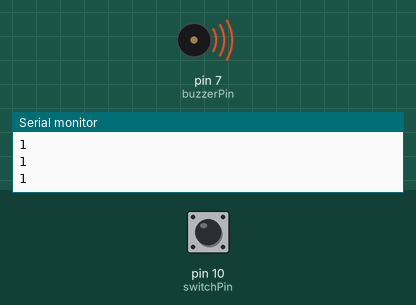
A sketch run on a simulated Arduino Uno, built with avr-gcc and run on an emulated ATmega328P. Parts: buzzer (waves = sounding, pin HIGH), the last lines printed to the serial monitor. The test bench sets the inputs (shaded band); at power-on: pin 10 (switchPin) HIGH.

Above: at 2.8 s.
2.9 s: pin 10 (switchPin) pulled LOW for 1.2 s
At 3.7 s:
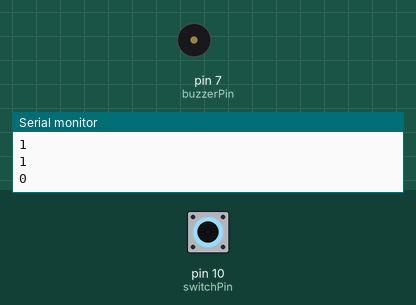
6.5 s: pin 10 (switchPin) pulled LOW for 3.2 s
At 10.3 s:
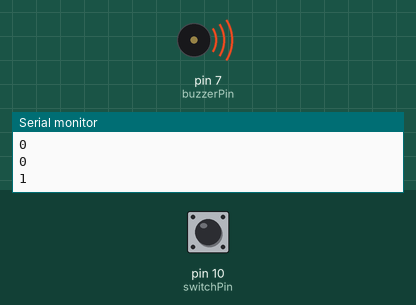
Timing chart, 0 to 11.8 s (numbered marks = the images above; inputs shaded):
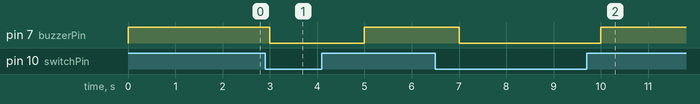

Measured:
- after the input at 2.9 s, pin 7 (buzzerPin): HIGH → LOW after 0.10 s, → HIGH 2.0 s later
- after the input at 6.5 s, pin 7 (buzzerPin): HIGH → LOW after 0.50 s, → HIGH 3.0 s later

The sketch:

pullupswitch.ino
```cpp
//switch one pin connected to ground and other to the switchPin
const int switchPin = 10;
const int buzzerPin = 7;

void setup(){
    pinMode( buzzerPin, OUTPUT );
    pinMode( switchPin, INPUT_PULLUP );
    Serial.begin( 9600 );
}

void loop(){
    int value;

    value = digitalRead( switchPin );
    Serial.println( value );
    if(value == 1){
      turnOnBuzzer();
    }else if(value == 0){
      turnOffBuzzer();
    }
    delay( 1000 );
}

void turnOnBuzzer(){
  digitalWrite( buzzerPin, HIGH );
}

void turnOffBuzzer(){
  digitalWrite( buzzerPin, LOW );
}
```
